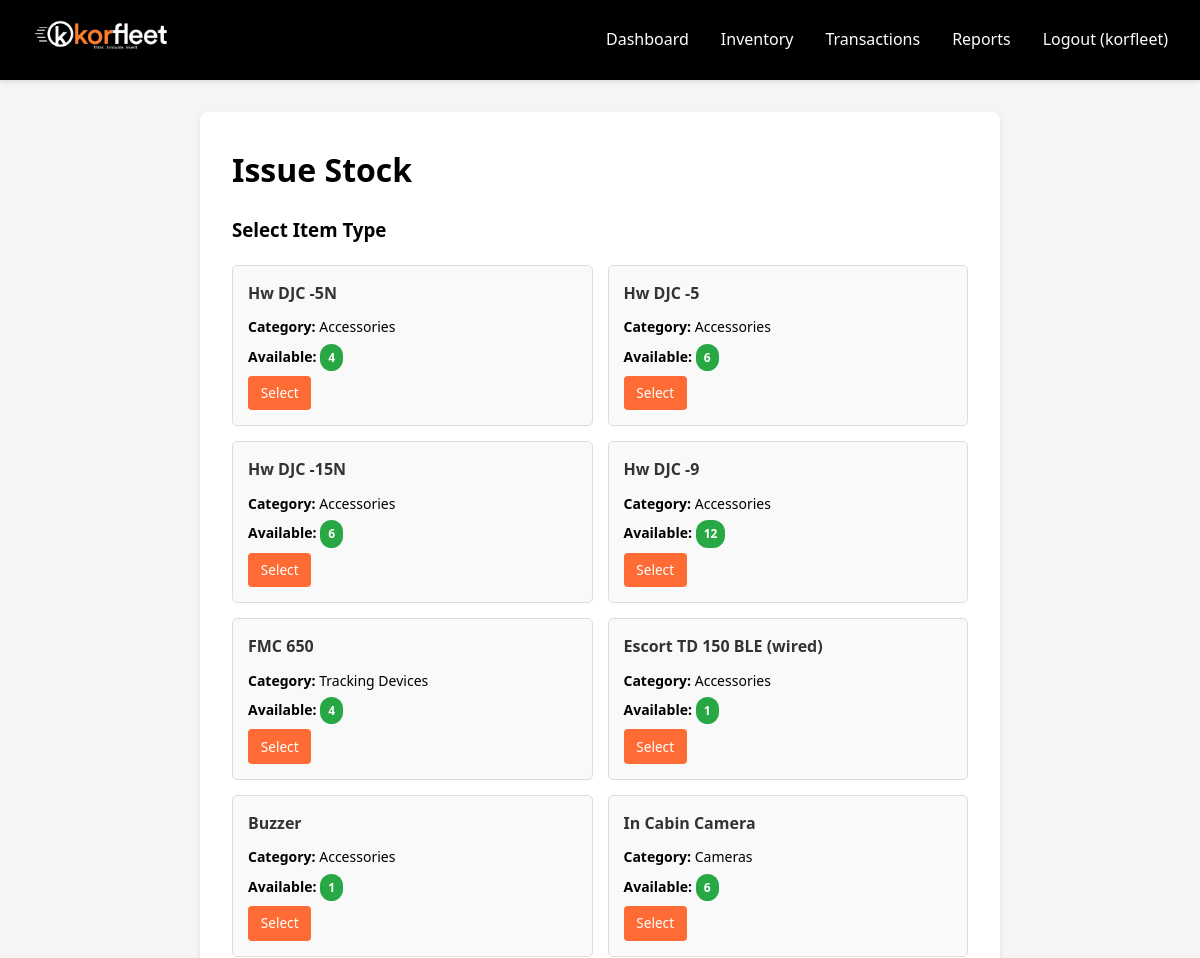
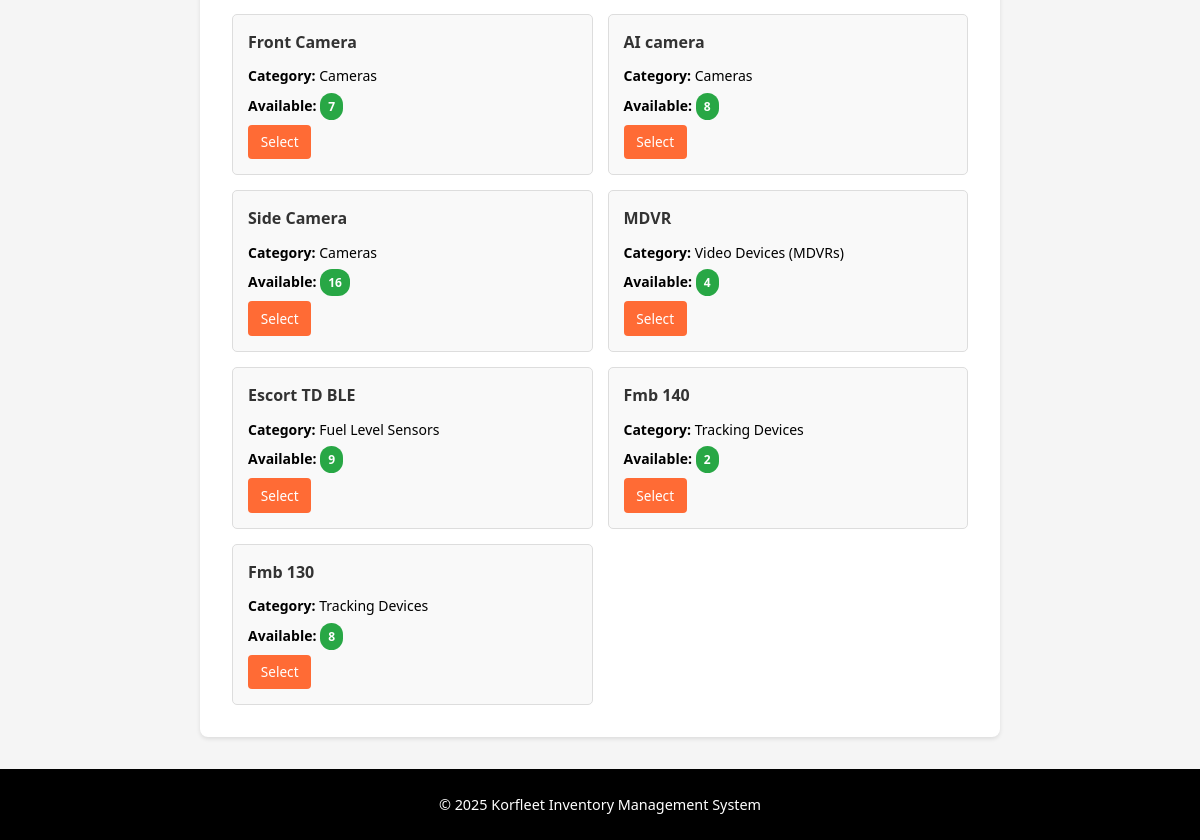
Page /stock-out/ (signed in) on the committed database (2 pictures, top to bottom).
### inventory/models.py (models this page shows, shortened)
class InventoryItem(models.Model):
    CATEGORY_CHOICES = [
        ('Video Devices (MDVRs)', 'Video Devices (MDVRs)'),
        ('Fuel Level Sensors', 'Fuel Level Sensors'),
        ('SIM Cards', 'SIM Cards'),
        ('Cameras', 'Cameras'),
        ('Accessories', 'Accessories'),
        ('Flow Meters', 'Flow Meters'),
        ('Tracking Devices', 'Tracking Devices'),
    ]
    name = models.CharField(max_length=200, help_text="Item name (required)")
    category = models.CharField(max_length=50, choices=CATEGORY_CHOICES, help_text="Category (required)")
    quantity = models.IntegerField(default=0, validators=[MinValueValidator(0)])
    date_added = models.DateTimeField(auto_now_add=True)
    created_by = models.ForeignKey(User, on_delete=models.SET_NULL, null=True, related_name='created_items')
    class Meta:
        ordering = ['-date_added']
        verbose_name = "Inventory Item"
        verbose_name_plural = "Inventory Items"
    def usable_quantity(self):
        qs = self.serialized_items
        if qs.exists():
            return qs.filter(status='Available').exclude(condition='Faulty').count()
        return self.quantity

### inventory/views.py (the view, shortened to what this page needs)
# urls.py: path('stock-out/', views.stock_out, name='stock_out'),
@login_required
def stock_out(request):
    item_id = request.GET.get('item_id')
    items = InventoryItem.objects.all()
    for item in items:
        item.available_count = item.usable_quantity()
    return render(request, 'inventory/stock_out_form.html', {
        'items': items,
    })

### templates/inventory/stock_out_form.html (shortened to what this page needs)
{% extends 'inventory/base.html' %}
{% block content %}
<div class="form-container">
    <h1>Issue Stock</h1>
    {% if item %}
    <div class="item-info">
        <h3>{{ item.name }}</h3>
        <p><strong>Category:</strong> {{ item.category }}</p>
        <p><strong>Available Items:</strong> <span class="badge badge-success">{{ display_available }}</span></p>
    </div>
    {% if available_items %}
    <form method="post" class="form">
        {% csrf_token %}
        <input type="hidden" name="item_id" value="{{ item.id }}">
        <div class="form-group">
            <label for="serialized_item_id">Select Item by IMEI <span class="required">*</span></label>
            <select id="serialized_item_id" name="serialized_item_id" required class="form-control">
                <option value="">Select an item to issue</option>
                {% for avail_item in available_items %}
                <option value="{{ avail_item.id }}" title="IMEI: {{ avail_item.imei }}, Brand: {{ avail_item.brand }}, Condition: {{ avail_item.condition }}, Price: {{ avail_item.price }}">
                    IMEI: {{ avail_item.imei }} - {{ avail_item.condition }}
                    {% if avail_item.brand %} (Brand: {{ avail_item.brand }}){% endif %}{% if avail_item.price %} (Price: {{ avail_item.price }}){% endif %}
                </option>
                {% endfor %}
            </select>
        </div>
        <div class="form-group">
            <label for="purpose">Purpose / Reason</label>
            <textarea id="purpose" name="purpose" rows="3" class="form-control" placeholder="Optional: Enter reason for issuing this item"></textarea>
        </div>
        <div class="form-group">
            <label for="date_taken">Date & Time</label>
            <input type="datetime-local" id="date_taken" name="date_taken" class="form-control" required>
        </div>
        <div class="form-actions">
            <button type="submit" class="btn btn-danger">Issue Item</button>
            <a href="{% url 'inventory:stock_out' %}" class="btn btn-secondary">Back</a>
            <a href="{% url 'inventory:inventory_list' %}" class="btn btn-secondary">Cancel</a>
        </div>
    </form>
    {% else %}
    <div class="alert alert-warning">
        No available items of this type. Please add items first.
    </div>
    <a href="{% url 'inventory:stock_in' %}" class="btn btn-primary">Add Items</a>
    {% endif %}
    {% else %}
    <div class="items-grid">
        {% if items %}
        <h3>Select Item Type</h3>
        <div class="item-list">
            {% for itm in items %}
            {% if itm.available_count > 0 %}
            <div class="item-card">
                <h4>{{ itm.name }}</h4>
                <p><strong>Category:</strong> {{ itm.category }}</p>
                <p><strong>Available:</strong> <span class="badge badge-success">{{ itm.available_count }}</span></p>
                <a href="{% url 'inventory:stock_out' %}?item_id={{ itm.id }}" class="btn btn-sm btn-primary">Select</a>
            </div>
            {% endif %}
            {% endfor %}
        </div>
        {% else %}
        <div class="alert alert-info">
            No items available for issue.
        </div>
        {% endif %}
    </div>
    {% endif %}
</div>
{% endblock %}

### templates/inventory/base.html (shortened to what this page needs)
<!DOCTYPE html>
<html lang="en">
<head>
    {% load static %}
    <link rel="stylesheet" href="{% static 'css/style.css' %}">
</head>
<body>
    {% if user.is_authenticated %}
    <nav class="navbar">
        <div class="nav-container">
            <div class="nav-brand">
                <a href="{% url 'inventory:dashboard' %}" class="brand-link">
                    <img src="{% static 'Images/korfleet-logo.jpg' %}" alt="Korfleet Logo" style="height:40px;">
                </a>
            </div>
            <ul class="nav-menu">
                <li><a href="{% url 'inventory:dashboard' %}">Dashboard</a></li>
                <li><a href="{% url 'inventory:inventory_list' %}">Inventory</a></li>
                <li><a href="{% url 'inventory:transactions' %}">Transactions</a></li>
                <li><a href="{% url 'inventory:reports' %}">Reports</a></li>
                <li><a href="{% url 'inventory:logout' %}">Logout ({{ user.username }})</a></li>
            </ul>
        </div>
    </nav>
    {% endif %}
    <main class="main-content">
        {% block content %}
        {% endblock %}
    </main>
    <footer class="footer">
        <p>&copy; 2025 Korfleet Inventory Management System</p>
    </footer>
</body>
</html>

### static/css/style.css (style rules this page uses)
:root { --primary-orange: #FF6B35; --dark-orange: #E55A2B; --light-orange: #FF8C42; --white: #FFFFFF; --black: #000000; --gray-light: #F5F5F5; --gray-medium: #CCCCCC; --gray-dark: #666666; --success: #28A745; --danger: #DC3545; --warning: #FFC107; }
* { margin: 0; padding: 0; box-sizing: border-box; }
body { font-family: 'Segoe UI', Tahoma, Geneva, Verdana, sans-serif; background-color: var(--gray-light); color: var(--black); line-height: 1.6; min-height: 100vh; display: flex; flex-direction: column; }
.navbar { background-color: var(--black); color: var(--white); padding: 1rem 0; box-shadow: 0 2px 4px rgba(0,0,0,0.1); }
.nav-container { max-width: 1200px; margin: 0 auto; padding: 0 2rem; display: flex; justify-content: space-between; align-items: center; }
.nav-menu { display: flex; list-style: none; gap: 2rem; }
.nav-menu a { color: var(--white); text-decoration: none; transition: color 0.3s; }
.main-content { flex: 1; max-width: 1200px; width: 100%; margin: 0 auto; padding: 2rem; }
.btn { display: inline-block; padding: 0.6rem 1.2rem; border: none; border-radius: 4px; text-decoration: none; cursor: pointer; font-size: 0.95rem; transition: all 0.3s; text-align: center; }
.btn-primary { background-color: var(--primary-orange); color: var(--white); }
.btn-sm { padding: 0.4rem 0.8rem; font-size: 0.85rem; }
.form-container { background-color: var(--white); padding: 2rem; border-radius: 8px; box-shadow: 0 2px 4px rgba(0,0,0,0.1); max-width: 800px; margin: 0 auto; }
.badge { display: inline-block; padding: 0.25rem 0.6rem; border-radius: 12px; font-size: 0.85rem; font-weight: 600; }
.badge-success { background-color: var(--success); color: var(--white); }
.footer { background-color: var(--black); color: var(--white); text-align: center; padding: 1.5rem; margin-top: auto; }
.footer p { margin: 0; font-size: 0.9rem; }

### templates/inventory/stock_out_form.html (style rules this page uses)
.items-grid { margin-top: 20px; }
.item-list { display: grid; grid-template-columns: repeat(auto-fill, minmax(250px, 1fr)); gap: 15px; margin-top: 20px; }
.item-card { border: 1px solid #ddd; border-radius: 5px; padding: 15px; background-color: #f9f9f9; }
.item-card h4 { margin: 0 0 10px 0; color: #333; }
.item-card p { margin: 5px 0; font-size: 14px; }
.item-card .badge { font-size: 12px; padding: 4px 8px; }

### rows in the picture
InventoryItem: name "Hw DJC -5N", category "Accessories", available_count "4"
InventoryItem: name "Hw DJC -5", category "Accessories", available_count "6"
InventoryItem: name "Hw DJC -15N", category "Accessories", available_count "6"
InventoryItem: name "Hw DJC -9", category "Accessories", available_count "12"
InventoryItem: name "FMC 650", category "Tracking Devices", available_count "4"
InventoryItem: name "Escort TD 150 BLE (wired)", category "Accessories", available_count "1"
InventoryItem: name "Buzzer", category "Accessories", available_count "1"
InventoryItem: name "In Cabin Camera", category "Cameras", available_count "6"
InventoryItem: name "Front Camera", category "Cameras", available_count "7"
InventoryItem: name "AI camera", category "Cameras", available_count "8"
InventoryItem: name "Side Camera", category "Cameras", available_count "16"
InventoryItem: name "MDVR", category "Video Devices (MDVRs)", available_count "4"
InventoryItem: name "Escort TD BLE", category "Fuel Level Sensors", available_count "9"
InventoryItem: name "Fmb 140", category "Tracking Devices", available_count "2"
InventoryItem: name "Fmb 130", category "Tracking Devices", available_count "8"

### other values in the picture
{{ user.username }} "korfleet"
